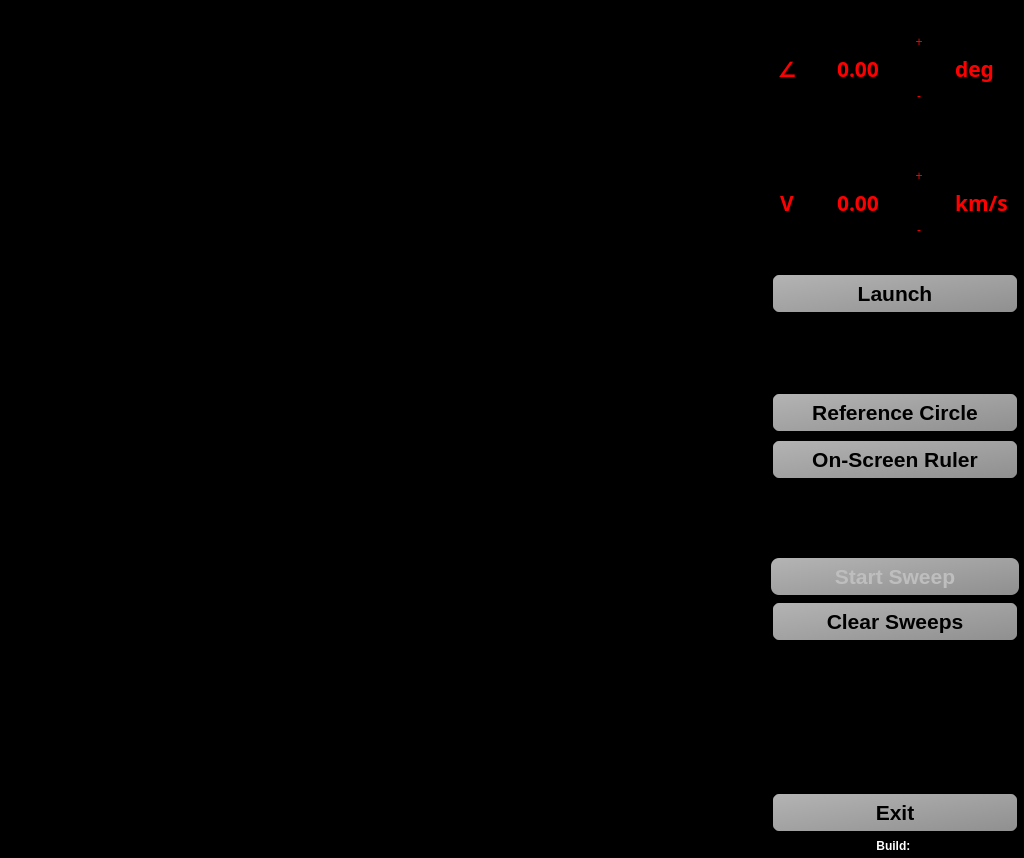
<?xml version="1.0" encoding="UTF-8"?>
<ui version="4.0">
 <class>KeplerLab</class>
 <widget class="QWidget" name="KeplerLab">
  <property name="geometry">
   <rect>
    <x>0</x>
    <y>0</y>
    <width>1024</width>
    <height>858</height>
   </rect>
  </property>
  <property name="sizePolicy">
   <sizepolicy hsizetype="Maximum" vsizetype="Maximum">
    <horstretch>0</horstretch>
    <verstretch>0</verstretch>
   </sizepolicy>
  </property>
  <property name="minimumSize">
   <size>
    <width>0</width>
    <height>0</height>
   </size>
  </property>
  <property name="windowTitle">
   <string>Form</string>
  </property>
  <property name="styleSheet">
   <string notr="true">QWidget{
  background: #000;
}

QPushButton {
    border-style: outset;
    border-width: 2px;
    border-radius: 10px;
    border-color: beige;
    font: bold 3.0em;
    padding: 6px;
    background: qlineargradient(x1:0, y1:0, x2:1, y2:1, stop:0 #b4b4b4, stop:1 #8f8f8f);
/*    border: 1px solid #5c5c5c; */
   border: 2px solid #000;
    border-radius: 8px;
}

QPushButton#velocityMinusButton, QPushButton#velocityPlusButton,
QPushButton#angleMinusButton, QPushButton#anglePlusButton{
  color: #f00;
  background: #000;
  border: 0px;
}

QPushButton::checked{
  border: 2px  solid #5c5c5c;
  background: #8f8f8f;
}

QLabel, QDoubleSpinBox{
 color: #f00;
}

QPushButton::disabled{
  border: 0px;
}


QPushButton#velocityMinusButton::disabled, 
QPushButton#velocityPlusButton::disabled,
QPushButton#angleMinusButton::disabled, 
QPushButton#anglePlusButton::disabled{
  color: #000;
  background: #000;
  border: 0px;
}


</string>
  </property>
  <layout class="QHBoxLayout" name="horizontalLayout">
   <property name="sizeConstraint">
    <enum>QLayout::SetMaximumSize</enum>
   </property>
   <property name="leftMargin">
    <number>1</number>
   </property>
   <property name="topMargin">
    <number>1</number>
   </property>
   <property name="rightMargin">
    <number>1</number>
   </property>
   <property name="bottomMargin">
    <number>1</number>
   </property>
   <item>
    <widget class="KeplerScene" name="sceneWidget" native="true">
     <property name="sizePolicy">
      <sizepolicy hsizetype="Expanding" vsizetype="Expanding">
       <horstretch>0</horstretch>
       <verstretch>0</verstretch>
      </sizepolicy>
     </property>
     <property name="minimumSize">
      <size>
       <width>640</width>
       <height>480</height>
      </size>
     </property>
    </widget>
   </item>
   <item>
    <widget class="QWidget" name="widget" native="true">
     <property name="sizePolicy">
      <sizepolicy hsizetype="Expanding" vsizetype="Preferred">
       <horstretch>0</horstretch>
       <verstretch>0</verstretch>
      </sizepolicy>
     </property>
     <property name="minimumSize">
      <size>
       <width>256</width>
       <height>0</height>
      </size>
     </property>
     <property name="maximumSize">
      <size>
       <width>256</width>
       <height>16777215</height>
      </size>
     </property>
     <property name="styleSheet">
      <string notr="true"/>
     </property>
     <layout class="QVBoxLayout" name="verticalLayout">
      <property name="leftMargin">
       <number>4</number>
      </property>
      <property name="topMargin">
       <number>4</number>
      </property>
      <property name="rightMargin">
       <number>4</number>
      </property>
      <property name="bottomMargin">
       <number>4</number>
      </property>
      <item>
       <layout class="QHBoxLayout" name="angleLayout">
        <property name="spacing">
         <number>4</number>
        </property>
        <property name="sizeConstraint">
         <enum>QLayout::SetMinimumSize</enum>
        </property>
        <item>
         <widget class="QLabel" name="angleLabel">
          <property name="sizePolicy">
           <sizepolicy hsizetype="Minimum" vsizetype="Preferred">
            <horstretch>0</horstretch>
            <verstretch>0</verstretch>
           </sizepolicy>
          </property>
          <property name="minimumSize">
           <size>
            <width>32</width>
            <height>128</height>
           </size>
          </property>
          <property name="font">
           <font>
            <family>MathJax_SansSerif</family>
            <pointsize>16</pointsize>
            <weight>75</weight>
            <bold>true</bold>
            <stylestrategy>PreferAntialias</stylestrategy>
           </font>
          </property>
          <property name="text">
           <string>∠</string>
          </property>
          <property name="alignment">
           <set>Qt::AlignCenter</set>
          </property>
          <property name="wordWrap">
           <bool>true</bool>
          </property>
         </widget>
        </item>
        <item>
         <widget class="QDoubleSpinBox" name="angleSpinBox">
          <property name="sizePolicy">
           <sizepolicy hsizetype="Minimum" vsizetype="Expanding">
            <horstretch>0</horstretch>
            <verstretch>0</verstretch>
           </sizepolicy>
          </property>
          <property name="minimumSize">
           <size>
            <width>64</width>
            <height>128</height>
           </size>
          </property>
          <property name="maximumSize">
           <size>
            <width>16777215</width>
            <height>16777215</height>
           </size>
          </property>
          <property name="font">
           <font>
            <family>MathJax_SansSerif</family>
            <pointsize>16</pointsize>
            <weight>75</weight>
            <bold>true</bold>
           </font>
          </property>
          <property name="styleSheet">
           <string notr="true"/>
          </property>
          <property name="frame">
           <bool>false</bool>
          </property>
          <property name="alignment">
           <set>Qt::AlignRight|Qt::AlignTrailing|Qt::AlignVCenter</set>
          </property>
          <property name="readOnly">
           <bool>false</bool>
          </property>
          <property name="buttonSymbols">
           <enum>QAbstractSpinBox::NoButtons</enum>
          </property>
          <property name="maximum">
           <double>359.990000000000009</double>
          </property>
          <property name="singleStep">
           <double>1.000000000000000</double>
          </property>
         </widget>
        </item>
        <item>
         <layout class="QVBoxLayout" name="angleFineButtons">
          <property name="sizeConstraint">
           <enum>QLayout::SetMinimumSize</enum>
          </property>
          <item>
           <widget class="QPushButton" name="anglePlusButton">
            <property name="enabled">
             <bool>true</bool>
            </property>
            <property name="sizePolicy">
             <sizepolicy hsizetype="Minimum" vsizetype="Fixed">
              <horstretch>0</horstretch>
              <verstretch>0</verstretch>
             </sizepolicy>
            </property>
            <property name="minimumSize">
             <size>
              <width>64</width>
              <height>0</height>
             </size>
            </property>
            <property name="maximumSize">
             <size>
              <width>64</width>
              <height>16777215</height>
             </size>
            </property>
            <property name="text">
             <string>+</string>
            </property>
            <property name="autoRepeat">
             <bool>true</bool>
            </property>
           </widget>
          </item>
          <item>
           <widget class="QPushButton" name="angleMinusButton">
            <property name="minimumSize">
             <size>
              <width>64</width>
              <height>0</height>
             </size>
            </property>
            <property name="maximumSize">
             <size>
              <width>64</width>
              <height>16777215</height>
             </size>
            </property>
            <property name="text">
             <string>-</string>
            </property>
            <property name="autoRepeat">
             <bool>true</bool>
            </property>
           </widget>
          </item>
         </layout>
        </item>
        <item>
         <widget class="QLabel" name="angleUnitsLabel">
          <property name="sizePolicy">
           <sizepolicy hsizetype="Minimum" vsizetype="Preferred">
            <horstretch>0</horstretch>
            <verstretch>0</verstretch>
           </sizepolicy>
          </property>
          <property name="minimumSize">
           <size>
            <width>64</width>
            <height>128</height>
           </size>
          </property>
          <property name="maximumSize">
           <size>
            <width>32</width>
            <height>16777215</height>
           </size>
          </property>
          <property name="font">
           <font>
            <family>MathJax_SansSerif</family>
            <pointsize>16</pointsize>
            <weight>75</weight>
            <bold>true</bold>
            <stylestrategy>PreferAntialias</stylestrategy>
           </font>
          </property>
          <property name="text">
           <string>deg</string>
          </property>
          <property name="alignment">
           <set>Qt::AlignLeading|Qt::AlignLeft|Qt::AlignVCenter</set>
          </property>
          <property name="wordWrap">
           <bool>true</bool>
          </property>
         </widget>
        </item>
       </layout>
      </item>
      <item>
       <layout class="QHBoxLayout" name="velocityLayout">
        <property name="spacing">
         <number>4</number>
        </property>
        <property name="sizeConstraint">
         <enum>QLayout::SetDefaultConstraint</enum>
        </property>
        <item>
         <widget class="QLabel" name="velocityLabel">
          <property name="sizePolicy">
           <sizepolicy hsizetype="Minimum" vsizetype="Preferred">
            <horstretch>0</horstretch>
            <verstretch>0</verstretch>
           </sizepolicy>
          </property>
          <property name="minimumSize">
           <size>
            <width>32</width>
            <height>128</height>
           </size>
          </property>
          <property name="font">
           <font>
            <family>MathJax_SansSerif</family>
            <pointsize>16</pointsize>
            <weight>75</weight>
            <bold>true</bold>
            <stylestrategy>PreferAntialias</stylestrategy>
           </font>
          </property>
          <property name="text">
           <string>V</string>
          </property>
          <property name="alignment">
           <set>Qt::AlignCenter</set>
          </property>
         </widget>
        </item>
        <item>
         <widget class="QDoubleSpinBox" name="velocitySpinBox">
          <property name="sizePolicy">
           <sizepolicy hsizetype="Minimum" vsizetype="Expanding">
            <horstretch>0</horstretch>
            <verstretch>0</verstretch>
           </sizepolicy>
          </property>
          <property name="minimumSize">
           <size>
            <width>64</width>
            <height>128</height>
           </size>
          </property>
          <property name="maximumSize">
           <size>
            <width>16777215</width>
            <height>16777215</height>
           </size>
          </property>
          <property name="font">
           <font>
            <family>MathJax_SansSerif</family>
            <pointsize>16</pointsize>
            <weight>75</weight>
            <bold>true</bold>
            <stylestrategy>PreferAntialias</stylestrategy>
           </font>
          </property>
          <property name="styleSheet">
           <string notr="true"/>
          </property>
          <property name="frame">
           <bool>false</bool>
          </property>
          <property name="alignment">
           <set>Qt::AlignRight|Qt::AlignTrailing|Qt::AlignVCenter</set>
          </property>
          <property name="readOnly">
           <bool>false</bool>
          </property>
          <property name="buttonSymbols">
           <enum>QAbstractSpinBox::NoButtons</enum>
          </property>
          <property name="decimals">
           <number>2</number>
          </property>
          <property name="maximum">
           <double>300.000000000000000</double>
          </property>
          <property name="singleStep">
           <double>0.100000000000000</double>
          </property>
          <property name="value">
           <double>0.000000000000000</double>
          </property>
         </widget>
        </item>
        <item>
         <layout class="QVBoxLayout" name="velocityFineButtons">
          <property name="sizeConstraint">
           <enum>QLayout::SetMinimumSize</enum>
          </property>
          <item>
           <widget class="QPushButton" name="velocityPlusButton">
            <property name="sizePolicy">
             <sizepolicy hsizetype="Minimum" vsizetype="Fixed">
              <horstretch>0</horstretch>
              <verstretch>0</verstretch>
             </sizepolicy>
            </property>
            <property name="minimumSize">
             <size>
              <width>64</width>
              <height>0</height>
             </size>
            </property>
            <property name="maximumSize">
             <size>
              <width>64</width>
              <height>16777215</height>
             </size>
            </property>
            <property name="text">
             <string>+</string>
            </property>
            <property name="autoRepeat">
             <bool>true</bool>
            </property>
           </widget>
          </item>
          <item>
           <widget class="QPushButton" name="velocityMinusButton">
            <property name="minimumSize">
             <size>
              <width>64</width>
              <height>0</height>
             </size>
            </property>
            <property name="maximumSize">
             <size>
              <width>64</width>
              <height>16777215</height>
             </size>
            </property>
            <property name="text">
             <string>-</string>
            </property>
            <property name="autoRepeat">
             <bool>true</bool>
            </property>
           </widget>
          </item>
         </layout>
        </item>
        <item>
         <widget class="QLabel" name="velocityUnitsLabel">
          <property name="sizePolicy">
           <sizepolicy hsizetype="Minimum" vsizetype="Preferred">
            <horstretch>0</horstretch>
            <verstretch>0</verstretch>
           </sizepolicy>
          </property>
          <property name="minimumSize">
           <size>
            <width>64</width>
            <height>128</height>
           </size>
          </property>
          <property name="maximumSize">
           <size>
            <width>64</width>
            <height>16777215</height>
           </size>
          </property>
          <property name="font">
           <font>
            <family>MathJax_SansSerif</family>
            <pointsize>16</pointsize>
            <weight>75</weight>
            <bold>true</bold>
            <stylestrategy>PreferAntialias</stylestrategy>
           </font>
          </property>
          <property name="text">
           <string>km/s</string>
          </property>
          <property name="alignment">
           <set>Qt::AlignLeading|Qt::AlignLeft|Qt::AlignVCenter</set>
          </property>
         </widget>
        </item>
       </layout>
      </item>
      <item>
       <widget class="QPushButton" name="runClearButton">
        <property name="sizePolicy">
         <sizepolicy hsizetype="Preferred" vsizetype="Preferred">
          <horstretch>0</horstretch>
          <verstretch>0</verstretch>
         </sizepolicy>
        </property>
        <property name="minimumSize">
         <size>
          <width>0</width>
          <height>0</height>
         </size>
        </property>
        <property name="maximumSize">
         <size>
          <width>16777215</width>
          <height>16777215</height>
         </size>
        </property>
        <property name="font">
         <font>
          <pointsize>16</pointsize>
          <weight>75</weight>
          <italic>false</italic>
          <bold>true</bold>
         </font>
        </property>
        <property name="autoFillBackground">
         <bool>false</bool>
        </property>
        <property name="text">
         <string>Launch</string>
        </property>
        <property name="icon">
         <iconset resource="../resources.qrc">
          <normaloff>:/icon/play</normaloff>
          <normalon>:/icon/stop</normalon>:/icon/play</iconset>
        </property>
        <property name="checkable">
         <bool>false</bool>
        </property>
       </widget>
      </item>
      <item>
       <spacer name="verticalSpacer">
        <property name="orientation">
         <enum>Qt::Vertical</enum>
        </property>
        <property name="sizeHint" stdset="0">
         <size>
          <width>20</width>
          <height>40</height>
         </size>
        </property>
       </spacer>
      </item>
      <item>
       <widget class="QPushButton" name="circleButton">
        <property name="sizePolicy">
         <sizepolicy hsizetype="Preferred" vsizetype="Preferred">
          <horstretch>0</horstretch>
          <verstretch>0</verstretch>
         </sizepolicy>
        </property>
        <property name="minimumSize">
         <size>
          <width>0</width>
          <height>0</height>
         </size>
        </property>
        <property name="font">
         <font>
          <pointsize>16</pointsize>
          <weight>75</weight>
          <italic>false</italic>
          <bold>true</bold>
         </font>
        </property>
        <property name="styleSheet">
         <string notr="true"/>
        </property>
        <property name="text">
         <string>Reference Circle</string>
        </property>
        <property name="icon">
         <iconset resource="../resources.qrc">
          <normaloff>:/icon/circle</normaloff>:/icon/circle</iconset>
        </property>
        <property name="checkable">
         <bool>true</bool>
        </property>
        <property name="checked">
         <bool>false</bool>
        </property>
       </widget>
      </item>
      <item>
       <widget class="QPushButton" name="rulerButton">
        <property name="sizePolicy">
         <sizepolicy hsizetype="Preferred" vsizetype="Preferred">
          <horstretch>0</horstretch>
          <verstretch>0</verstretch>
         </sizepolicy>
        </property>
        <property name="minimumSize">
         <size>
          <width>0</width>
          <height>0</height>
         </size>
        </property>
        <property name="font">
         <font>
          <pointsize>16</pointsize>
          <weight>75</weight>
          <italic>false</italic>
          <bold>true</bold>
         </font>
        </property>
        <property name="text">
         <string>On-Screen Ruler</string>
        </property>
        <property name="icon">
         <iconset resource="../resources.qrc">
          <normaloff>:/icon/ruler</normaloff>:/icon/ruler</iconset>
        </property>
        <property name="checkable">
         <bool>true</bool>
        </property>
        <property name="checked">
         <bool>false</bool>
        </property>
       </widget>
      </item>
      <item>
       <spacer name="verticalSpacer_3">
        <property name="orientation">
         <enum>Qt::Vertical</enum>
        </property>
        <property name="sizeHint" stdset="0">
         <size>
          <width>20</width>
          <height>40</height>
         </size>
        </property>
       </spacer>
      </item>
      <item>
       <widget class="QPushButton" name="sweepButton">
        <property name="enabled">
         <bool>false</bool>
        </property>
        <property name="sizePolicy">
         <sizepolicy hsizetype="Preferred" vsizetype="Preferred">
          <horstretch>0</horstretch>
          <verstretch>0</verstretch>
         </sizepolicy>
        </property>
        <property name="minimumSize">
         <size>
          <width>0</width>
          <height>0</height>
         </size>
        </property>
        <property name="font">
         <font>
          <pointsize>16</pointsize>
          <weight>75</weight>
          <italic>false</italic>
          <bold>true</bold>
         </font>
        </property>
        <property name="text">
         <string>Start Sweep</string>
        </property>
        <property name="icon">
         <iconset resource="../resources.qrc">
          <normaloff>:/icon/sweep</normaloff>:/icon/sweep</iconset>
        </property>
        <property name="checkable">
         <bool>true</bool>
        </property>
        <property name="checked">
         <bool>false</bool>
        </property>
       </widget>
      </item>
      <item>
       <widget class="QPushButton" name="clearSweepsButton">
        <property name="sizePolicy">
         <sizepolicy hsizetype="Preferred" vsizetype="Preferred">
          <horstretch>0</horstretch>
          <verstretch>0</verstretch>
         </sizepolicy>
        </property>
        <property name="minimumSize">
         <size>
          <width>0</width>
          <height>0</height>
         </size>
        </property>
        <property name="font">
         <font>
          <pointsize>16</pointsize>
          <weight>75</weight>
          <italic>false</italic>
          <bold>true</bold>
         </font>
        </property>
        <property name="text">
         <string>Clear Sweeps</string>
        </property>
        <property name="icon">
         <iconset resource="../resources.qrc">
          <normaloff>:/icon/clear</normaloff>:/icon/clear</iconset>
        </property>
       </widget>
      </item>
      <item>
       <spacer name="verticalSpacer_4">
        <property name="orientation">
         <enum>Qt::Vertical</enum>
        </property>
        <property name="sizeHint" stdset="0">
         <size>
          <width>20</width>
          <height>40</height>
         </size>
        </property>
       </spacer>
      </item>
      <item>
       <spacer name="verticalSpacer_2">
        <property name="orientation">
         <enum>Qt::Vertical</enum>
        </property>
        <property name="sizeHint" stdset="0">
         <size>
          <width>20</width>
          <height>40</height>
         </size>
        </property>
       </spacer>
      </item>
      <item>
       <widget class="QPushButton" name="exitButton">
        <property name="sizePolicy">
         <sizepolicy hsizetype="Preferred" vsizetype="Preferred">
          <horstretch>0</horstretch>
          <verstretch>0</verstretch>
         </sizepolicy>
        </property>
        <property name="font">
         <font>
          <pointsize>16</pointsize>
          <weight>75</weight>
          <italic>false</italic>
          <bold>true</bold>
         </font>
        </property>
        <property name="text">
         <string>Exit</string>
        </property>
        <property name="icon">
         <iconset resource="../resources.qrc">
          <normaloff>:/icon/exit</normaloff>:/icon/exit</iconset>
        </property>
       </widget>
      </item>
      <item>
       <widget class="QLabel" name="buildLabel">
        <property name="sizePolicy">
         <sizepolicy hsizetype="Minimum" vsizetype="Preferred">
          <horstretch>0</horstretch>
          <verstretch>0</verstretch>
         </sizepolicy>
        </property>
        <property name="styleSheet">
         <string notr="true">QLabel#buildLabel{
          font: bold 12px;
          background: #000;
          color: white;
          }</string>
        </property>
        <property name="text">
         <string>Build: </string>
        </property>
        <property name="alignment">
         <set>Qt::AlignCenter</set>
        </property>
       </widget>
      </item>
     </layout>
    </widget>
   </item>
  </layout>
 </widget>
 <customwidgets>
  <customwidget>
   <class>KeplerScene</class>
   <extends>QWidget</extends>
   <header>kepler/kepler_scene_graph.h</header>
   <container>1</container>
  </customwidget>
 </customwidgets>
 <resources>
  <include location="../resources.qrc"/>
 </resources>
 <connections>
  <connection>
   <sender>velocityMinusButton</sender>
   <signal>clicked()</signal>
   <receiver>velocitySpinBox</receiver>
   <slot>stepDown()</slot>
   <hints>
    <hint type="sourcelabel">
     <x>916</x>
     <y>287</y>
    </hint>
    <hint type="destinationlabel">
     <x>832</x>
     <y>247</y>
    </hint>
   </hints>
  </connection>
  <connection>
   <sender>velocityPlusButton</sender>
   <signal>clicked()</signal>
   <receiver>velocitySpinBox</receiver>
   <slot>stepUp()</slot>
   <hints>
    <hint type="sourcelabel">
     <x>916</x>
     <y>207</y>
    </hint>
    <hint type="destinationlabel">
     <x>832</x>
     <y>247</y>
    </hint>
   </hints>
  </connection>
 </connections>
</ui>
